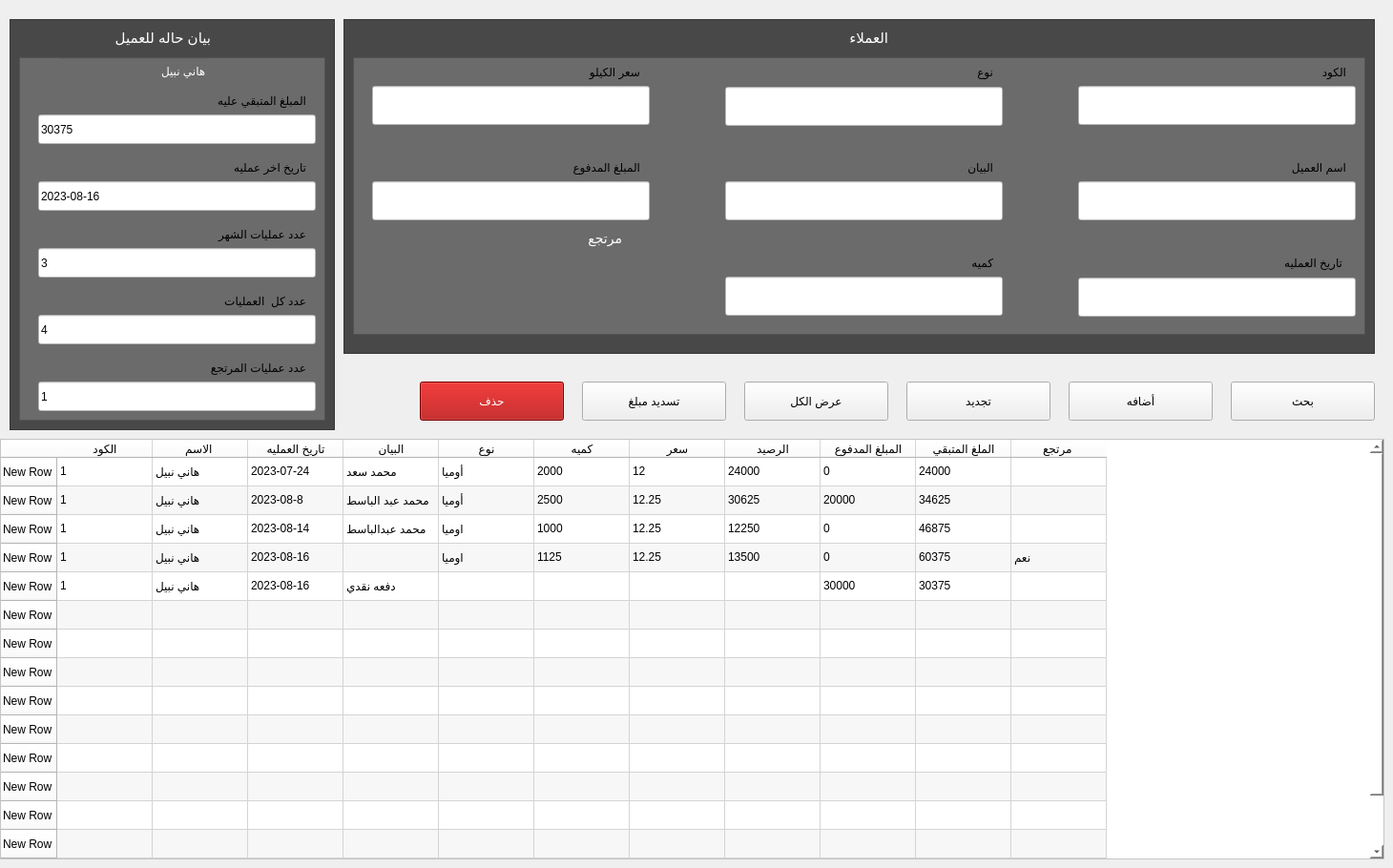
   <widget class="QWidget" name="tab_9">
    <attribute name="title">
     <string>العملاء</string>
    </attribute>
    <widget class="QPushButton" name="subscription_men_Delete_btn_2">
     <property name="geometry">
      <rect>
       <x>440</x>
       <y>400</y>
       <width>151</width>
       <height>41</height>
      </rect>
     </property>
     <property name="styleSheet">
      <string notr="true">.QPushButton{background-color: rgb(170, 0, 0);
color: rgb(255, 255, 255);
}

.QPushButton:hover {
	background:linear-gradient(to bottom, #ccc2a6 5%, #eae0c2 100%);
	
		
	background-color: rgb(255, 255, 255);
	color: rgb(0, 0, 0);
}</string>
     </property>
     <property name="text">
      <string>حذف</string>
     </property>
    </widget>
    <widget class="QPushButton" name="subscription_men_update_btn_2">
     <property name="geometry">
      <rect>
       <x>950</x>
       <y>400</y>
       <width>151</width>
       <height>41</height>
      </rect>
     </property>
     <property name="styleSheet">
      <string notr="true">.QPushButton:hover {
	background:linear-gradient(to bottom, #ccc2a6 5%, #eae0c2 100%);
	
	color: rgb(0, 0, 0);
		
	background-color: rgb(255, 255, 255);
	border-color: rgb(38, 38, 38);

}
.QPushButton:active {
	position:relative;
	top:1px;
}</string>
     </property>
     <property name="text">
      <string>تجديد</string>
     </property>
    </widget>
    <widget class="QTableWidget" name="tableWidget_2">
     <property name="geometry">
      <rect>
       <x>0</x>
       <y>460</y>
       <width>1451</width>
       <height>441</height>
      </rect>
     </property>
     <property name="styleSheet">
      <string notr="true">background-color: rgb(255, 255, 255);</string>
     </property>
     <property name="alternatingRowColors">
      <bool>true</bool>
     </property>
     <property name="horizontalScrollMode">
      <enum>QAbstractItemView::ScrollPerPixel</enum>
     </property>
     <property name="showGrid">
      <bool>true</bool>
     </property>
     <property name="gridStyle">
      <enum>Qt::CustomDashLine</enum>
     </property>
     <property name="sortingEnabled">
      <bool>true</bool>
     </property>
     <property name="wordWrap">
      <bool>true</bool>
     </property>
     <row>
      <property name="text">
       <string>New Row</string>
      </property>
     </row>
     <row>
      <property name="text">
       <string>New Row</string>
      </property>
     </row>
     <row>
      <property name="text">
       <string>New Row</string>
      </property>
     </row>
     <row>
      <property name="text">
       <string>New Row</string>
      </property>
     </row>
     <row>
      <property name="text">
       <string>New Row</string>
      </property>
     </row>
     <row>
      <property name="text">
       <string>New Row</string>
      </property>
     </row>
     <row>
      <property name="text">
       <string>New Row</string>
      </property>
     </row>
     <row>
      <property name="text">
       <string>New Row</string>
      </property>
     </row>
     <row>
      <property name="text">
       <string>New Row</string>
      </property>
     </row>
     <row>
      <property name="text">
       <string>New Row</string>
      </property>
     </row>
     <row>
      <property name="text">
       <string>New Row</string>
      </property>
     </row>
     <row>
      <property name="text">
       <string>New Row</string>
      </property>
     </row>
     <row>
      <property name="text">
       <string>New Row</string>
      </property>
     </row>
     <row>
      <property name="text">
       <string>New Row</string>
      </property>
     </row>
     <row>
      <property name="text">
       <string>New Row</string>
      </property>
     </row>
     <row>
      <property name="text">
       <string>New Row</string>
      </property>
     </row>
     <column>
      <property name="text">
       <string>الكود</string>
      </property>
     </column>
     <column>
      <property name="text">
       <string>الاسم </string>
      </property>
     </column>
     <column>
      <property name="text">
       <string>تاريخ العمليه</string>
      </property>
     </column>
     <column>
      <property name="text">
       <string>البيان</string>
      </property>
     </column>
     <column>
      <property name="text">
       <string>نوع</string>
      </property>
     </column>
     <column>
      <property name="text">
       <string>كميه</string>
      </property>
     </column>
     <column>
      <property name="text">
       <string>سعر</string>
      </property>
     </column>
     <column>
      <property name="text">
       <string>الرصيد</string>
      </property>
     </column>
     <column>
      <property name="text">
       <string>المبلغ المدفوع</string>
      </property>
     </column>
     <column>
      <property name="text">
       <string>الملغ المتبقي</string>
      </property>
     </column>
     <column>
      <property name="text">
       <string>مرتجع </string>
      </property>
     </column>
     <item row="0" column="0">
      <property name="text">
       <string>1</string>
      </property>
     </item>
     <item row="0" column="1">
      <property name="text">
       <string>هاني نبيل</string>
      </property>
     </item>
     <item row="0" column="2">
      <property name="text">
       <string>2023-07-24</string>
      </property>
     </item>
     <item row="0" column="3">
      <property name="text">
       <string>محمد سعد</string>
      </property>
     </item>
     <item row="0" column="4">
      <property name="text">
       <string>أوميا</string>
      </property>
     </item>
     <item row="0" column="5">
      <property name="text">
       <string>2000</string>
      </property>
     </item>
     <item row="0" column="6">
      <property name="text">
       <string>12</string>
      </property>
     </item>
     <item row="0" column="7">
      <property name="text">
       <string>24000</string>
      </property>
     </item>
     <item row="0" column="8">
      <property name="text">
       <string>0</string>
      </property>
     </item>
     <item row="0" column="9">
      <property name="text">
       <string>24000</string>
      </property>
     </item>
     <item row="1" column="0">
      <property name="text">
       <string>1</string>
      </property>
     </item>
     <item row="1" column="1">
      <property name="text">
       <string>هاني نبيل</string>
      </property>
     </item>
     <item row="1" column="2">
      <property name="text">
       <string>2023-08-8</string>
      </property>
     </item>
     <item row="1" column="3">
      <property name="text">
       <string>محمد عبد الباسط</string>
      </property>
     </item>
     <item row="1" column="4">
      <property name="text">
       <string>أوميا</string>
      </property>
     </item>
     <item row="1" column="5">
      <property name="text">
       <string>2500</string>
      </property>
     </item>
     <item row="1" column="6">
      <property name="text">
       <string>12.25</string>
      </property>
     </item>
     <item row="1" column="7">
      <property name="text">
       <string>30625</string>
      </property>
     </item>
     <item row="1" column="8">
      <property name="text">
       <string>20000</string>
      </property>
     </item>
     <item row="1" column="9">
      <property name="text">
       <string>34625</string>
      </property>
     </item>
     <item row="2" column="0">
      <property name="text">
       <string>1</string>
      </property>
     </item>
     <item row="2" column="1">
      <property name="text">
       <string>هاني نبيل</string>
      </property>
     </item>
     <item row="2" column="2">
      <property name="text">
       <string>2023-08-14</string>
      </property>
     </item>
     <item row="2" column="3">
      <property name="text">
       <string>محمد عبدالباسط</string>
      </property>
     </item>
     <item row="2" column="4">
      <property name="text">
       <string>اوميا</string>
      </property>
     </item>
     <item row="2" column="5">
      <property name="text">
       <string>1000</string>
      </property>
     </item>
     <item row="2" column="6">
      <property name="text">
       <string>12.25</string>
      </property>
     </item>
     <item row="2" column="7">
      <property name="text">
       <string>12250</string>
      </property>
     </item>
     <item row="2" column="8">
      <property name="text">
       <string>0</string>
      </property>
     </item>
     <item row="2" column="9">
      <property name="text">
       <string>46875</string>
      </property>
     </item>
     <item row="3" column="0">
      <property name="text">
       <string>1</string>
      </property>
     </item>
     <item row="3" column="1">
      <property name="text">
       <string>هاني نبيل </string>
      </property>
     </item>
     <item row="3" column="2">
      <property name="text">
       <string>2023-08-16</string>
      </property>
     </item>
     <item row="3" column="3">
      <property name="text">
       <string/>
      </property>
     </item>
     <item row="3" column="4">
      <property name="text">
       <string>اوميا</string>
      </property>
     </item>
     <item row="3" column="5">
      <property name="text">
       <string>1125</string>
      </property>
     </item>
     <item row="3" column="6">
      <property name="text">
       <string>12.25</string>
      </property>
     </item>
     <item row="3" column="7">
      <property name="text">
       <string>13500</string>
      </property>
     </item>
     <item row="3" column="8">
      <property name="text">
       <string>0</string>
      </property>
     </item>
     <item row="3" column="9">
      <property name="text">
       <string>60375</string>
      </property>
     </item>
     <item row="3" column="10">
      <property name="text">
       <string>نعم</string>
      </property>
     </item>
     <item row="4" column="0">
      <property name="text">
       <string>1</string>
      </property>
     </item>
     <item row="4" column="1">
      <property name="text">
       <string>هاني نبيل </string>
      </property>
     </item>
     <item row="4" column="2">
      <property name="text">
       <string>2023-08-16</string>
      </property>
     </item>
     <item row="4" column="3">
      <property name="text">
       <string>دفعه نقدي</string>
      </property>
     </item>
     <item row="4" column="8">
      <property name="text">
       <string>30000</string>
      </property>
     </item>
     <item row="4" column="9">
      <property name="text">
       <string>30375</string>
      </property>
     </item>
    </widget>
    <widget class="QPushButton" name="subscription_men_search_btn_2">
     <property name="geometry">
      <rect>
       <x>1290</x>
       <y>400</y>
       <width>151</width>
       <height>41</height>
      </rect>
     </property>
     <property name="styleSheet">
      <string notr="true">
.QPushButton:hover {
	background:linear-gradient(to bottom, #ccc2a6 5%, #eae0c2 100%);
	
	color: rgb(0, 0, 0);
		
	background-color: rgb(255, 255, 255);
	border-color: rgb(38, 38, 38);

}
.QPushButton:active {
	position:relative;
	top:1px;
}</string>
     </property>
     <property name="text">
      <string>بحث</string>
     </property>
    </widget>
    <widget class="QGraphicsView" name="graphicsView_40">
     <property name="geometry">
      <rect>
       <x>360</x>
       <y>20</y>
       <width>1081</width>
       <height>351</height>
      </rect>
     </property>
     <property name="styleSheet">
      <string notr="true">background-color: rgb(72, 72, 72);
</string>
     </property>
    </widget>
    <widget class="QPushButton" name="subscription_men_add_btn_2">
     <property name="geometry">
      <rect>
       <x>1120</x>
       <y>400</y>
       <width>151</width>
       <height>41</height>
      </rect>
     </property>
     <property name="styleSheet">
      <string notr="true">.QPushButton:hover {
	background:linear-gradient(to bottom, #ccc2a6 5%, #eae0c2 100%);
	
	color: rgb(0, 0, 0);
		
	background-color: rgb(255, 255, 255);
	border-color: rgb(0, 0, 0);

}
.QPushButton:active {
	position:relative;
	top:1px;
}</string>
     </property>
     <property name="text">
      <string>أضافه</string>
     </property>
    </widget>
    <widget class="QPushButton" name="subscription_men_sahowall_btn_2">
     <property name="geometry">
      <rect>
       <x>780</x>
       <y>400</y>
       <width>151</width>
       <height>41</height>
      </rect>
     </property>
     <property name="styleSheet">
      <string notr="true">.QPushButton:hover {
	background:linear-gradient(to bottom, #ccc2a6 5%, #eae0c2 100%);
	
	color: rgb(0, 0, 0);
		
	background-color: rgb(255, 255, 255);
	border-color: rgb(38, 38, 38);

}
.QPushButton:active {
	position:relative;
	top:1px;
}</string>
     </property>
     <property name="text">
      <string>عرض الكل</string>
     </property>
    </widget>
    <widget class="QGraphicsView" name="graphicsView_39">
     <property name="geometry">
      <rect>
       <x>370</x>
       <y>60</y>
       <width>1061</width>
       <height>291</height>
      </rect>
     </property>
     <property name="styleSheet">
      <string notr="true">background-color: rgb(136, 136, 136);
background-color: rgb(107, 107, 107);</string>
     </property>
    </widget>
    <widget class="QLineEdit" name="subscription_tab_men_code_LINE_3">
     <property name="geometry">
      <rect>
       <x>1130</x>
       <y>291</y>
       <width>291</width>
       <height>41</height>
      </rect>
     </property>
     <property name="styleSheet">
      <string notr="true">background-color: rgb(255, 255, 255);</string>
     </property>
     <property name="text">
      <string/>
     </property>
    </widget>
    <widget class="QLabel" name="label_73">
     <property name="geometry">
      <rect>
       <x>950</x>
       <y>60</y>
       <width>91</width>
       <height>31</height>
      </rect>
     </property>
     <property name="styleSheet">
      <string notr="true">background-color: transparent;
</string>
     </property>
     <property name="text">
      <string>نوع </string>
     </property>
    </widget>
    <widget class="QLabel" name="label_75">
     <property name="geometry">
      <rect>
       <x>1316</x>
       <y>260</y>
       <width>91</width>
       <height>31</height>
      </rect>
     </property>
     <property name="styleSheet">
      <string notr="true">background-color: transparent;
</string>
     </property>
     <property name="text">
      <string>تاريخ العمليه </string>
     </property>
    </widget>
    <widget class="QLabel" name="label_74">
     <property name="geometry">
      <rect>
       <x>950</x>
       <y>260</y>
       <width>91</width>
       <height>31</height>
      </rect>
     </property>
     <property name="styleSheet">
      <string notr="true">background-color: transparent;
</string>
     </property>
     <property name="text">
      <string>كميه</string>
     </property>
    </widget>
    <widget class="QLabel" name="label_76">
     <property name="geometry">
      <rect>
       <x>1320</x>
       <y>160</y>
       <width>91</width>
       <height>31</height>
      </rect>
     </property>
     <property name="styleSheet">
      <string notr="true">background-color: transparent;
</string>
     </property>
     <property name="text">
      <string>اسم العميل</string>
     </property>
    </widget>
    <widget class="QLabel" name="label_77">
     <property name="geometry">
      <rect>
       <x>950</x>
       <y>160</y>
       <width>91</width>
       <height>31</height>
      </rect>
     </property>
     <property name="styleSheet">
      <string notr="true">background-color: transparent;
</string>
     </property>
     <property name="text">
      <string>البيان</string>
     </property>
    </widget>
    <widget class="QLineEdit" name="subscription_men_paid_LINE_5">
     <property name="geometry">
      <rect>
       <x>390</x>
       <y>90</y>
       <width>291</width>
       <height>41</height>
      </rect>
     </property>
     <property name="styleSheet">
      <string notr="true">	background-color: rgb(255, 255, 255);
</string>
     </property>
     <property name="text">
      <string/>
     </property>
    </widget>
    <widget class="QLineEdit" name="subscription_tab_men_Name_LINE_3">
     <property name="geometry">
      <rect>
       <x>1130</x>
       <y>190</y>
       <width>291</width>
       <height>41</height>
      </rect>
     </property>
     <property name="styleSheet">
      <string notr="true">	background-color: rgb(255, 255, 255);
</string>
     </property>
     <property name="text">
      <string/>
     </property>
    </widget>
    <widget class="QLineEdit" name="subscription_men_phone_LINE_3">
     <property name="geometry">
      <rect>
       <x>760</x>
       <y>91</y>
       <width>291</width>
       <height>41</height>
      </rect>
     </property>
     <property name="styleSheet">
      <string notr="true">	background-color: rgb(255, 255, 255);
</string>
     </property>
     <property name="text">
      <string/>
     </property>
    </widget>
    <widget class="QLineEdit" name="subscription_men_total_moaney_LINE_3">
     <property name="geometry">
      <rect>
       <x>760</x>
       <y>290</y>
       <width>291</width>
       <height>41</height>
      </rect>
     </property>
     <property name="styleSheet">
      <string notr="true">	background-color: rgb(255, 255, 255);
</string>
     </property>
     <property name="text">
      <string/>
     </property>
    </widget>
    <widget class="QLineEdit" name="subscription_men_paid_LINE_6">
     <property name="geometry">
      <rect>
       <x>760</x>
       <y>190</y>
       <width>291</width>
       <height>41</height>
      </rect>
     </property>
     <property name="styleSheet">
      <string notr="true">	background-color: rgb(255, 255, 255);
</string>
     </property>
     <property name="text">
      <string/>
     </property>
    </widget>
    <widget class="QLabel" name="label_72">
     <property name="geometry">
      <rect>
       <x>580</x>
       <y>60</y>
       <width>91</width>
       <height>31</height>
      </rect>
     </property>
     <property name="styleSheet">
      <string notr="true">background-color: transparent;
</string>
     </property>
     <property name="text">
      <string>سعر الكيلو</string>
     </property>
    </widget>
    <widget class="QLabel" name="label_83">
     <property name="geometry">
      <rect>
       <x>1320</x>
       <y>60</y>
       <width>91</width>
       <height>31</height>
      </rect>
     </property>
     <property name="styleSheet">
      <string notr="true">background-color: transparent;
</string>
     </property>
     <property name="text">
      <string>الكود</string>
     </property>
    </widget>
    <widget class="QLineEdit" name="subscription_tab_men_Name_LINE_4">
     <property name="geometry">
      <rect>
       <x>1130</x>
       <y>90</y>
       <width>291</width>
       <height>41</height>
      </rect>
     </property>
     <property name="styleSheet">
      <string notr="true">	background-color: rgb(255, 255, 255);
</string>
     </property>
     <property name="text">
      <string/>
     </property>
    </widget>
    <widget class="QLineEdit" name="subscription_men_startdate_LINE_5">
     <property name="geometry">
      <rect>
       <x>390</x>
       <y>190</y>
       <width>291</width>
       <height>41</height>
      </rect>
     </property>
     <property name="styleSheet">
      <string notr="true">	background-color: rgb(255, 255, 255);
</string>
     </property>
     <property name="inputMask">
      <string/>
     </property>
     <property name="text">
      <string/>
     </property>
    </widget>
    <widget class="QLabel" name="label_78">
     <property name="geometry">
      <rect>
       <x>580</x>
       <y>160</y>
       <width>91</width>
       <height>31</height>
      </rect>
     </property>
     <property name="styleSheet">
      <string notr="true">background-color: transparent;
</string>
     </property>
     <property name="text">
      <string>المبلغ المدفوع</string>
     </property>
    </widget>
    <widget class="QCheckBox" name="checkBox_2">
     <property name="geometry">
      <rect>
       <x>590</x>
       <y>240</y>
       <width>81</width>
       <height>21</height>
      </rect>
     </property>
     <property name="layoutDirection">
      <enum>Qt::RightToLeft</enum>
     </property>
     <property name="styleSheet">
      <string notr="true">background-color: transparent;
color: rgb(255, 255, 255);
	font-size:14px;</string>
     </property>
     <property name="text">
      <string>مرتجع</string>
     </property>
     <property name="checked">
      <bool>false</bool>
     </property>
     <property name="autoRepeat">
      <bool>false</bool>
     </property>
     <property name="tristate">
      <bool>false</bool>
     </property>
    </widget>
    <widget class="QLabel" name="label_85">
     <property name="geometry">
      <rect>
       <x>790</x>
       <y>30</y>
       <width>141</width>
       <height>20</height>
      </rect>
     </property>
     <property name="styleSheet">
      <string notr="true">background-color: transparent;

color: rgb(255, 255, 255);

font-size:15px;</string>
     </property>
     <property name="text">
      <string>العملاء</string>
     </property>
    </widget>
    <widget class="QGraphicsView" name="graphicsView_44">
     <property name="geometry">
      <rect>
       <x>10</x>
       <y>20</y>
       <width>341</width>
       <height>431</height>
      </rect>
     </property>
     <property name="styleSheet">
      <string notr="true">background-color: rgb(72, 72, 72);
</string>
     </property>
    </widget>
    <widget class="QGraphicsView" name="graphicsView_43">
     <property name="geometry">
      <rect>
       <x>20</x>
       <y>60</y>
       <width>321</width>
       <height>381</height>
      </rect>
     </property>
     <property name="styleSheet">
      <string notr="true">background-color: rgb(136, 136, 136);
background-color: rgb(107, 107, 107);</string>
     </property>
    </widget>
    <widget class="QLabel" name="label_82">
     <property name="geometry">
      <rect>
       <x>190</x>
       <y>300</y>
       <width>131</width>
       <height>31</height>
      </rect>
     </property>
     <property name="styleSheet">
      <string notr="true">background-color: transparent;
</string>
     </property>
     <property name="text">
      <string>عدد كل  العمليات </string>
     </property>
    </widget>
    <widget class="QLineEdit" name="subscription_men_startdate_LINE_8">
     <property name="geometry">
      <rect>
       <x>40</x>
       <y>400</y>
       <width>291</width>
       <height>31</height>
      </rect>
     </property>
     <property name="styleSheet">
      <string notr="true">	background-color: rgb(255, 255, 255);
</string>
     </property>
     <property name="text">
      <string>1</string>
     </property>
     <property name="readOnly">
      <bool>true</bool>
     </property>
    </widget>
    <widget class="QLineEdit" name="subscription_men_startdate_LINE_6">
     <property name="geometry">
      <rect>
       <x>40</x>
       <y>120</y>
       <width>291</width>
       <height>31</height>
      </rect>
     </property>
     <property name="styleSheet">
      <string notr="true">	background-color: rgb(255, 255, 255);
</string>
     </property>
     <property name="text">
      <string>30375</string>
     </property>
     <property name="readOnly">
      <bool>true</bool>
     </property>
    </widget>
    <widget class="QLineEdit" name="subscription_men_startdate_LINE_10">
     <property name="geometry">
      <rect>
       <x>40</x>
       <y>260</y>
       <width>291</width>
       <height>31</height>
      </rect>
     </property>
     <property name="styleSheet">
      <string notr="true">	background-color: rgb(255, 255, 255);
</string>
     </property>
     <property name="text">
      <string>3</string>
     </property>
     <property name="readOnly">
      <bool>true</bool>
     </property>
    </widget>
    <widget class="QLineEdit" name="lineEdit_12">
     <property name="geometry">
      <rect>
       <x>60</x>
       <y>60</y>
       <width>161</width>
       <height>31</height>
      </rect>
     </property>
     <property name="styleSheet">
      <string notr="true">background-color: rgb(107, 107, 107);

color: rgb(255, 255, 255);
font: 87 13pt &quot;Segoe UI Black&quot;;
background-color: transparent;
border-color: transparent;</string>
     </property>
     <property name="text">
      <string>هاني نبيل</string>
     </property>
     <property name="readOnly">
      <bool>true</bool>
     </property>
    </widget>
    <widget class="QLineEdit" name="subscription_men_startdate_LINE_9">
     <property name="geometry">
      <rect>
       <x>40</x>
       <y>330</y>
       <width>291</width>
       <height>31</height>
      </rect>
     </property>
     <property name="styleSheet">
      <string notr="true">	background-color: rgb(255, 255, 255);
</string>
     </property>
     <property name="text">
      <string>4</string>
     </property>
     <property name="readOnly">
      <bool>true</bool>
     </property>
    </widget>
    <widget class="QLabel" name="label_84">
     <property name="geometry">
      <rect>
       <x>190</x>
       <y>230</y>
       <width>131</width>
       <height>31</height>
      </rect>
     </property>
     <property name="styleSheet">
      <string notr="true">background-color: transparent;
</string>
     </property>
     <property name="text">
      <string>عدد عمليات الشهر</string>
     </property>
    </widget>
    <widget class="QLabel" name="label_81">
     <property name="geometry">
      <rect>
       <x>190</x>
       <y>370</y>
       <width>131</width>
       <height>31</height>
      </rect>
     </property>
     <property name="styleSheet">
      <string notr="true">background-color: transparent;
</string>
     </property>
     <property name="text">
      <string>عدد عمليات المرتجع</string>
     </property>
    </widget>
    <widget class="QLabel" name="label_79">
     <property name="geometry">
      <rect>
       <x>190</x>
       <y>90</y>
       <width>131</width>
       <height>31</height>
      </rect>
     </property>
     <property name="styleSheet">
      <string notr="true">background-color: transparent;
</string>
     </property>
     <property name="text">
      <string>المبلغ المتبقي عليه</string>
     </property>
    </widget>
    <widget class="QLabel" name="label_80">
     <property name="geometry">
      <rect>
       <x>190</x>
       <y>160</y>
       <width>131</width>
       <height>31</height>
      </rect>
     </property>
     <property name="styleSheet">
      <string notr="true">background-color: transparent;
</string>
     </property>
     <property name="text">
      <string>تاريخ اخر عمليه </string>
     </property>
    </widget>
    <widget class="QLineEdit" name="subscription_men_startdate_LINE_7">
     <property name="geometry">
      <rect>
       <x>40</x>
       <y>190</y>
       <width>291</width>
       <height>31</height>
      </rect>
     </property>
     <property name="styleSheet">
      <string notr="true">	background-color: rgb(255, 255, 255);
</string>
     </property>
     <property name="text">
      <string>2023-08-16</string>
     </property>
     <property name="readOnly">
      <bool>true</bool>
     </property>
    </widget>
    <widget class="QPushButton" name="subscription_men_sahowall_btn_4">
     <property name="geometry">
      <rect>
       <x>610</x>
       <y>400</y>
       <width>151</width>
       <height>41</height>
      </rect>
     </property>
     <property name="styleSheet">
      <string notr="true">.QPushButton:hover {
	background:linear-gradient(to bottom, #ccc2a6 5%, #eae0c2 100%);
	
	color: rgb(0, 0, 0);
		
	background-color: rgb(255, 255, 255);
	border-color: rgb(38, 38, 38);

}
.QPushButton:active {
	position:relative;
	top:1px;
}</string>
     </property>
     <property name="text">
      <string>تسديد مبلغ</string>
     </property>
    </widget>
    <widget class="QLabel" name="label_103">
     <property name="geometry">
      <rect>
       <x>80</x>
       <y>30</y>
       <width>141</width>
       <height>20</height>
      </rect>
     </property>
     <property name="styleSheet">
      <string notr="true">background-color: transparent;
color: rgb(255, 255, 255);
font-size:15px;</string>
     </property>
     <property name="text">
      <string>بيان حاله للعميل</string>
     </property>
    </widget>
   </widget>
